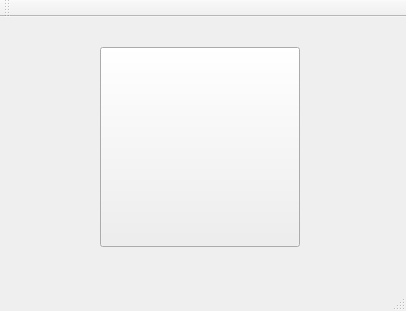
<?xml version="1.0" encoding="UTF-8"?>
<ui version="4.0">
 <class>MainWindow</class>
 <widget class="QMainWindow" name="MainWindow">
  <property name="geometry">
   <rect>
    <x>0</x>
    <y>0</y>
    <width>406</width>
    <height>311</height>
   </rect>
  </property>
  <property name="windowTitle">
   <string>MainWindow</string>
  </property>
  <widget class="QWidget" name="centralWidget">
   <widget class="QPushButton" name="pushButton">
    <property name="geometry">
     <rect>
      <x>100</x>
      <y>30</y>
      <width>200</width>
      <height>200</height>
     </rect>
    </property>
    <property name="text">
     <string/>
    </property>
   </widget>
  </widget>
  <widget class="QMenuBar" name="menuBar">
   <property name="geometry">
    <rect>
     <x>0</x>
     <y>0</y>
     <width>406</width>
     <height>25</height>
    </rect>
   </property>
  </widget>
  <widget class="QToolBar" name="mainToolBar">
   <attribute name="toolBarArea">
    <enum>TopToolBarArea</enum>
   </attribute>
   <attribute name="toolBarBreak">
    <bool>false</bool>
   </attribute>
  </widget>
  <widget class="QStatusBar" name="statusBar"/>
 </widget>
 <layoutdefault spacing="6" margin="11"/>
 <resources/>
 <connections/>
</ui>
